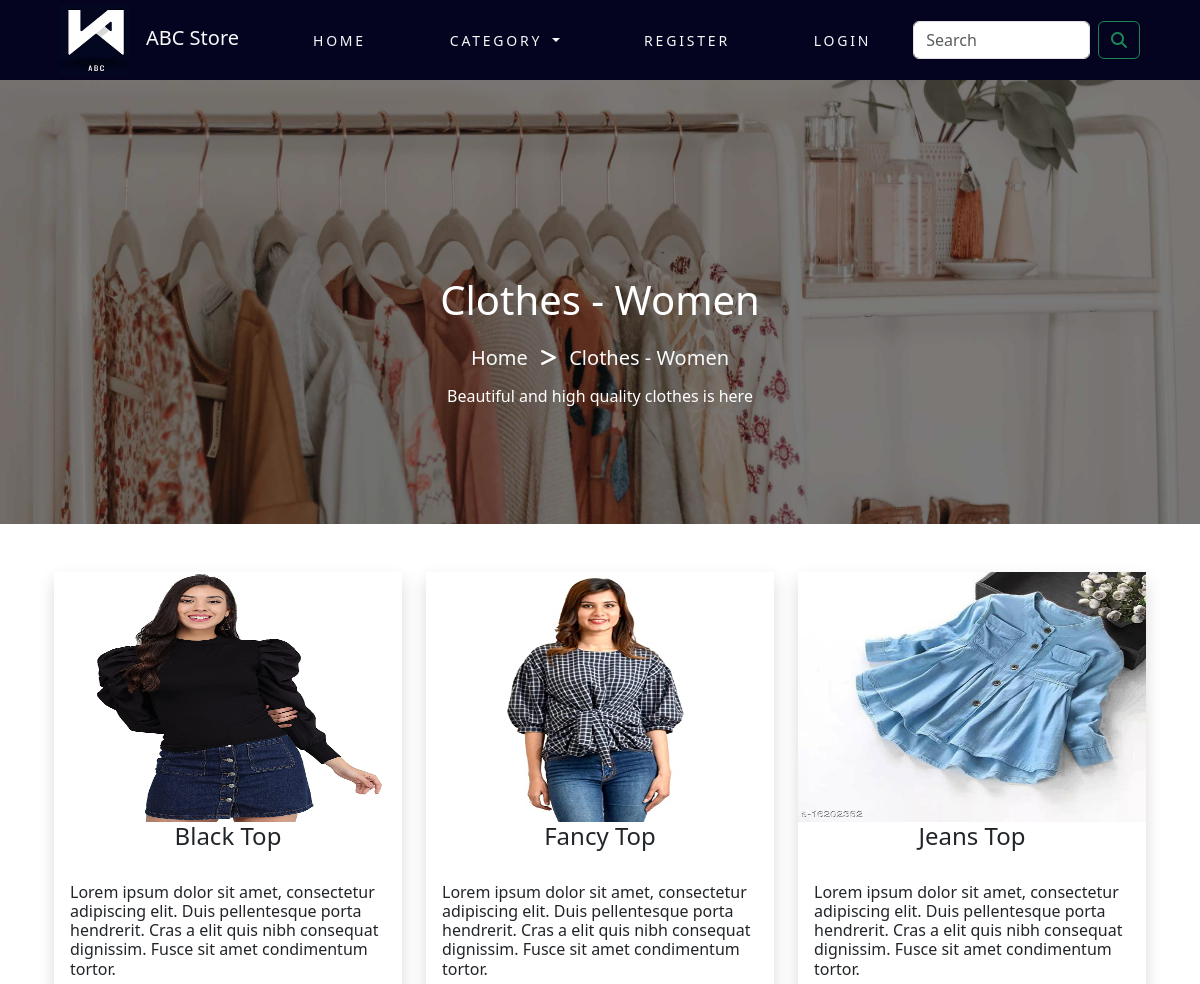
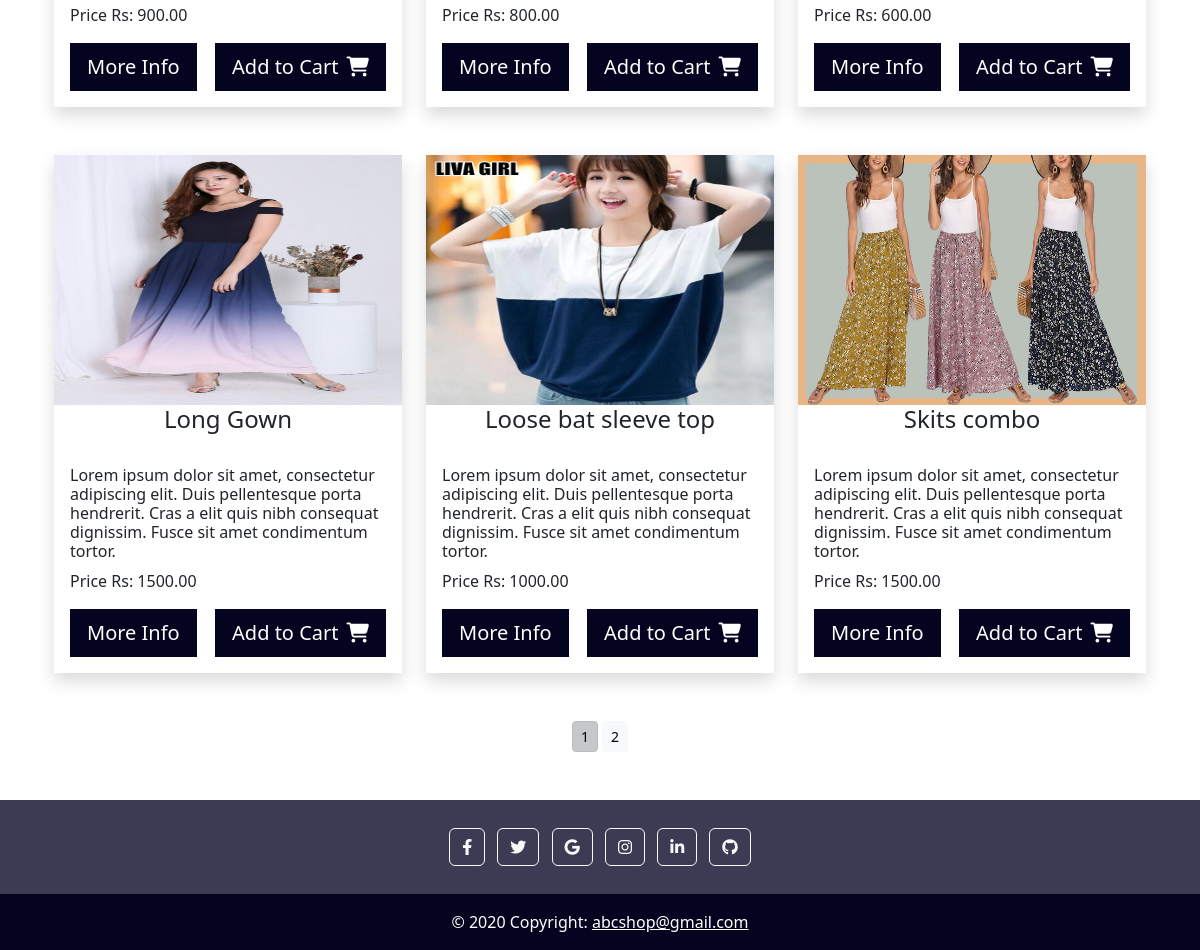
/shop/clothes-women/, run on the app's committed database (2 pictures, top to bottom).
### shop/models.py (models this page shows, shortened)
class Category(models.Model):
    name  = models.CharField(max_length=250,unique=True)
    slug = models.SlugField(max_length=250,unique=True)
    description = models.TextField(blank=True)
    image = models.ImageField(upload_to='category',blank=True)
    class Meta:
        ordering = ('name',)
        verbose_name = 'category'
        verbose_name_plural = 'categories'
    def get_url(self):
        return reverse('shop:products_by_category',args=[self.slug])
    def __str__(self):
        return '{}'.format(self.name)

class Product(models.Model):
    name  = models.CharField(max_length=250,unique=True)
    slug = models.SlugField(max_length=250,unique=True)
    description = models.TextField(blank=True)
    price = models.DecimalField(max_digits=10,decimal_places=2)
    category = models.ForeignKey(Category,on_delete=models.CASCADE)
    image = models.ImageField(upload_to='product',blank=True)
    stock = models.IntegerField()
    available = models.BooleanField(default=True)
    created = models.DateField(auto_now_add=True)
    updated = models.DateField(auto_now=True)
    def get_url(self):
        return reverse("shop:proCatdetail",args=[self.category.slug,self.slug])
    class Meta:
        ordering = ('name',)
        verbose_name = 'product'
        verbose_name_plural = 'products'

### shop/views.py (the view)
# urls.py: path('', views.allProCat,name="allProCat"),
def allProCat(request,c_slug=None):
    c_page = None
    products_list = None
    if c_slug != None:
        c_page = get_object_or_404(Category,slug = c_slug)
        products_list = Product.objects.all().filter(category = c_page,available=True)
    else:
        products_list = Product.objects.all().filter(available = True)
    paginator = Paginator(products_list,6)
    try:
        page = int(request.GET.get('page','1'))
    except:
        page = 1
    try:
        products = paginator.page(page)
    except (EmptyPage,InvalidPage):
        products = paginator.page(paginator.num_pages)
    return render(request,"category.html",{'category':c_page,'products':products})

### cart/context_processors.py (called while the page is built)
def counter(request):
    item_count = 0
    if 'admin' in request.path:
        return {}
    else:
        try:
            cart = Cart.objects.filter(cart_id = _cart_id(request))
            car_items = CartItem.objects.all().filter(cart = cart[:1])
            for cat_item in car_items:
                item_count += cat_item.quantity
        except Cart.DoesNotExist:
            item_count = 0
    return dict(item_count = item_count)

### cart/views.py (called while the page is built)
def _cart_id(request):
    cart = request.session.session_key
    if not cart:
        cart = request.session.create()
    return cart

### shop/context_processors.py (called while the page is built)
def menu_links(request):
    links = Category.objects.all()
    return dict(links=links)

### templates/category.html (shortened to what this page needs)
{% extends 'base.html' %}
{% load static %}
{% block content %}
<div class="container-fluid m-0 p-0">
    {% if category %}
    <div class="row p-0 m-0"
        style="background-image: url('{{category.image.url}}'); background-position: center;background-size: cover;background-repeat: no-repeat;">
        <div class="col-12 about-banner" style="padding: 196px 0px 100px 0px; background:rgba(0, 0, 0, 0.5) ;">
            <div class="title text-white text-center">
                <h1>{{category.name}}</h1>
                {% for product in products|slice:":1" %}
                <h5><a href="{% url 'shop:allProCat' %}" class="text-light" style="text-decoration: none;">Home</a> <i
                        class="fa-solid fa-greater-than text-white p-2 pt-3"></i> <a href="{{product.category.get_url}}"
                        class="text-light" style="text-decoration: none;">{{product.category}}</a></h5>
                {% endfor %}
            </div>
            <div class="text-center text-white">
                <p class="text-white">{{category.description}}</p>
            </div>
        </div>
    </div>
</div>
{% endif %}
<div class="container pt-5 ">
    <div class="row p-0 m-0">
        {% for product in products %}
        <div class="col-12 col-sm-6 col-md-4 pb-5">
            <div class="card bg-transparent border-0 rounded-0 shadow h-100">
                <div class="card-img">
                    <a href="{{product.get_url}}"><img src="{{product.image.url}}" class="img-fluid w-100"
                            style="height:250px;" alt="{{product.name}}"></a>
                </div>
                <div class="card-title text-center">
                    <h4>{{product.name}}</h4>
                </div>
                <div class="card-body ">
                    <h6>{{product.description}}</h6>
                    <p>Price Rs: {{product.price}}</p>
                    <div class="d-flex justify-content-between">
                        <div>
                            <a class="btn btn-lg my_button text-white rounded-0" href="{{product.get_url}}">More Info</a>
                        </div>
                        <div>
                            {% if product.stock <= 0 %}
                            <p class="text-danger"><b>Out of stock</b></p>
                            {% else %}
                            <a href="{% url 'cart:add_cart' product.id %}" class="btn btn-lg my_button text-white rounded-0">Add to Cart<i class="fa-solid fa-cart-shopping text-white ps-2"></i></a>
                            {% endif %}
                        </div>
                    </div>
                </div>
            </div>
        </div>
        {% endfor %}
    </div>
</div>
<div class="container pb-5">
    <div class="row p-0 m-0">
        <div class="col-12">
            {% if products.paginator.num_pages > 1%}
            <div class="text-center">
                {% for pg in products.paginator.page_range %}
                <a href="?page={{pg}}"
                    class="btn btn-light btn-sm {% if products.number == pg %} active {% endif %} ">{{pg}}</a>
                {% endfor %}
            </div>
            {% endif %}
        </div>
    </div>
</div>
{% endblock content %}

### templates/base.html (shortened to what this page needs)
{% load static %}
<!DOCTYPE html>
<html lang="en">
<head>
    <link href="https://cdn.jsdelivr.net/npm/bootstrap@5.3.0-alpha1/dist/css/bootstrap.min.css" rel="stylesheet"
>
    <link rel="stylesheet" href="{% static 'css/custom.css' %}">
    <link rel="stylesheet" href="https://cdnjs.cloudflare.com/ajax/libs/font-awesome/6.3.0/css/all.min.css">
</head>
<body>
    <div>
        {% include "navbar.html" %}
        {% block content %}
        {% endblock content %}
    </div>
    {% include "footer.html" %}
</body>
</html>

### templates/navbar.html (shortened to what this page needs)
{% load static %}
<nav class="navbar navbar-expand-lg ps-0 pe-0 ps-md-5 pe-md-5 pt-0 pb-2 pb-lg-0 text-light" style="background: #040420;">
    <div class="container-fluid ">
        <a class="navbar-brand  text-light" href="{% url 'shop:allProCat' %}"><img src="{% static 'img/logo.png' %}"
                style="height: 70px;width: 70px;" alt="logoimage"><span class="ps-3 pe-3">ABC Store</span> </a>
        <div class="collapse navbar-collapse" id="navbarSupportedContent">
            <ul class="navbar-nav me-auto mb-2 mb-lg-0 nav-fill w-100">
                <li class="nav-item">
                    <a class="nav-link active text-light" aria-current="page" href="{% url 'shop:allProCat' %}">Home</a>
                </li>
                <li class="nav-item dropdown">
                    <a class="nav-link dropdown-toggle text-light" href="#" role="button" data-bs-toggle="dropdown"
                        aria-expanded="false">
                        Category
                    </a>
                </li>
                {% if user.is_authenticated %}
                <li class="nav-item dropdown">
                    <a class="nav-link dropdown-toggle text-light" href="#" role="button" data-bs-toggle="dropdown"
                        aria-expanded="false">
                        Hey {{user.username}}
                    </a>
                    <ul class="dropdown-menu text-center ps-lg-3" style="background: #040420;">
                        <li><a class="dropdown-item text-light" href="{% url 'credential:logout' %}">Logout</a></li>
                    </ul>
                </li>
                {% else %}
                <li class="nav-item"><a class="nav-link  text-light" aria-current="page" href="{% url  'credential:register' %}">Register</a></li>
				<li class="nav-item"><a class="nav-link  text-light" aria-current="page" href="{% url 'credential:login' %}">Login</a></li>
                {% endif %}
            </ul>
            <form class="d-flex" action="{% url 'search_app:searchResult' %}" method="get">
                <input class="form-control me-2" type="search" name="q" placeholder="Search" aria-label="Search">
                <button class="btn btn-outline-success" type="submit"><i
                        class="fa-solid fa-magnifying-glass"></i></button>
            </form>
        </div>
    </div>
</nav>

### templates/footer.html
<footer class=" text-center text-white" style="background: #3b3b53;">
    <div class="container p-4 pb-0">
      <section class="mb-4">
        <a class="btn btn-outline-light btn-floating m-1" href="#!" role="button"
          ><i class="fab fa-facebook-f"></i
        ></a>
        <a class="btn btn-outline-light btn-floating m-1" href="#!" role="button"
          ><i class="fab fa-twitter"></i
        ></a>
        <a class="btn btn-outline-light btn-floating m-1" href="#!" role="button"
          ><i class="fab fa-google"></i
        ></a>
        <a class="btn btn-outline-light btn-floating m-1" href="#!" role="button"
          ><i class="fab fa-instagram"></i
        ></a>
        <a class="btn btn-outline-light btn-floating m-1" href="#!" role="button"
          ><i class="fab fa-linkedin-in"></i
        ></a>
        <a class="btn btn-outline-light btn-floating m-1" href="#!" role="button"
          ><i class="fab fa-github"></i
        ></a>
      </section>
    </div>
    <div class="text-center p-3" style="background-color: #040420;">
      © 2020 Copyright:
      <a class="text-white" href="#">abcshop@gmail.com</a>
    </div>
  </footer>

### static/css/custom.css (style rules this page uses)
.nav-item { letter-spacing: .2em; font-size: 14px; text-transform: uppercase; }
.my_button { background: #040420 !important; }

### data on the page
Category: image (picture), name "Clothes - Women", description "Beautiful and high quality clothes is here"
Product: category "Clothes - Women", image (picture), name "Black Top", description "Lorem ipsum dolor sit amet, consectetur adipiscing elit. Duis pellentesque porta hendrerit. Cras a elit quis nibh consequat dignissim. Fusce sit amet condimentum tortor.", price "900.00", stock "Add to Cart"
Product: image (picture), name "Fancy Top", description "Lorem ipsum dolor sit amet, consectetur adipiscing elit. Duis pellentesque porta hendrerit. Cras a elit quis nibh consequat dignissim. Fusce sit amet condimentum tortor.", price "800.00", stock "Add to Cart"
Product: image (picture), name "Jeans Top", description "Lorem ipsum dolor sit amet, consectetur adipiscing elit. Duis pellentesque porta hendrerit. Cras a elit quis nibh consequat dignissim. Fusce sit amet condimentum tortor.", price "600.00", stock "Add to Cart"
Product: image (picture), name "Long Gown", description "Lorem ipsum dolor sit amet, consectetur adipiscing elit. Duis pellentesque porta hendrerit. Cras a elit quis nibh consequat dignissim. Fusce sit amet condimentum tortor.", price "1500.00", stock "Add to Cart"
Product: image (picture), name "Loose bat sleeve top", description "Lorem ipsum dolor sit amet, consectetur adipiscing elit. Duis pellentesque porta hendrerit. Cras a elit quis nibh consequat dignissim. Fusce sit amet condimentum tortor.", price "1000.00", stock "Add to Cart"
Product: image (picture), name "Skits combo", description "Lorem ipsum dolor sit amet, consectetur adipiscing elit. Duis pellentesque porta hendrerit. Cras a elit quis nibh consequat dignissim. Fusce sit amet condimentum tortor.", price "1500.00", stock "Add to Cart"

### other printed values
{{ pg }} "1" "2"
